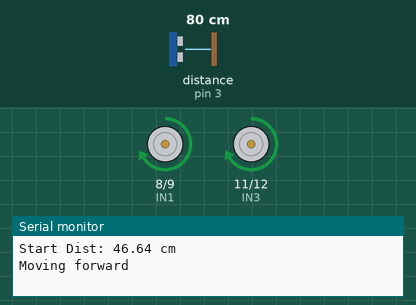
Simulated run of this sketch. Board: Arduino Nano, built with avr-gcc and run on an emulated ATmega328P. Shown: motor-driver pin pairs drawn as motors (green arrow = first pin HIGH = forward, orange = second pin HIGH = backward, longer = more drive, scaled by the enable pin), the last lines printed to the serial monitor. The test bench sets the inputs (shaded band); at power-on: distance to the obstacle (sensor on pin 3) 80 cm. The echo pulse lasts 58.3 µs per cm.

Above: at 1.2 s.
1.3 s: distance to the obstacle (sensor on pin 3) set to 94 cm
2.8 s: distance to the obstacle (sensor on pin 3) set to 103 cm
At 3.9 s:
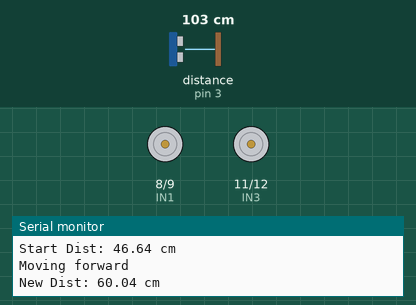
At 8.7 s:
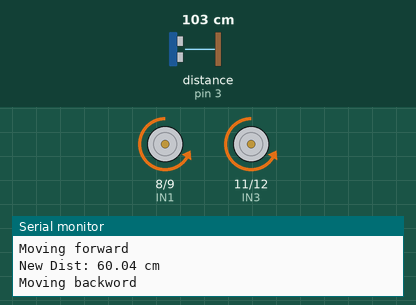
Timing chart, 0 to 10.2 s (numbered marks = the images above; inputs shaded):
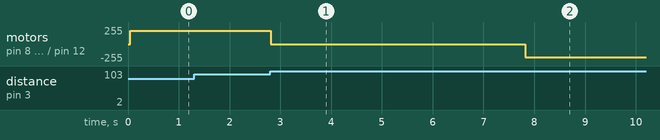

The sketch:

motors.ino
```cpp
#include <NewPing.h>

#define TRIG_PIN 2       // Arduino Nano D2
#define ECHO_PIN 3       // Arduino Nano D4
#define MAX_DISTANCE 200 // cm

NewPing sonar(TRIG_PIN, ECHO_PIN, MAX_DISTANCE);

// // HCSR04 sonar(PRESCALER_8);

// // Motor A pins
const int IN1 = 8;
const int IN2 = 9;
const int ENA = 10; // PWM

// Motor B pins
const int IN3 = 11;
const int IN4 = 12;
const int ENB = 5; // PWM

void setup()
{
    // Set all motor pins as outputs
    pinMode(IN1, OUTPUT);
    pinMode(IN2, OUTPUT);
    pinMode(ENA, OUTPUT);

    pinMode(IN3, OUTPUT);
    pinMode(IN4, OUTPUT);
    pinMode(ENB, OUTPUT);
    Serial.begin(9600);
}

void move_forward()
{
    // Move both motors forward
    digitalWrite(IN1, HIGH);
    digitalWrite(IN2, LOW);
    analogWrite(ENA, 200);

    digitalWrite(IN3, HIGH);
    digitalWrite(IN4, LOW);
    analogWrite(ENB, 200);
}
void move_backword()
{
    // Move both motors backward
    digitalWrite(IN1, LOW);
    digitalWrite(IN2, HIGH);
    analogWrite(ENA, 200);

    digitalWrite(IN3, LOW);
    digitalWrite(IN4, HIGH);
    analogWrite(ENB, 200);
}

void stop_both_motors()
{
    // Stop both motors
    analogWrite(ENA, 0);
    analogWrite(ENB, 0);
}

void loop()
{

    Serial.println("NEW LOOOOP");
    Serial.println("--------------------------------------------------");

    float startDist = sonar.ping() / 100.0;

    if (startDist > 0)
    {
        Serial.print("Start Dist: ");
        Serial.print(startDist);
        Serial.println(" cm");
    }
    else
    {
        Serial.println("Out of range");
    }

    Serial.println("Moving forward");
    while (sonar.ping() / 100.0 - startDist < 10.0)
    {
        move_forward();
    }

    float new_dist = sonar.ping() / 100.0;

    if (new_dist > 0)
    {
        Serial.print("New Dist: ");
        Serial.print(new_dist);
        Serial.println(" cm");
    }
    else
    {
        Serial.println("Out of range");
    }

    stop_both_motors();

    delay(5000);
    Serial.println("Moving backword");
    // Move backward until near starting distance
    while (sonar.ping() / 100.0 > startDist + 1.0)
    {
        move_backword();
    }

    float _dist = sonar.ping() / 100.0;
    Serial.println(_dist);

    // Final stop
    stop_both_motors();
    delay(5000);
}
```

Measured:
- the behaviour switches between 97 and 98 cm on distance to the obstacle (sensor on pin 3) (found by bisection; images 0 and 1)
- after the input at 1.3 s, every drawn part: stays the same
- after the input at 2.8 s, motor on pin 8 (IN1) / pin 9 (IN2), motor on pin 11 (IN3) / pin 12 (IN4): forward 200/255 → stopped at once, → backward 200/255 5.0 s later
